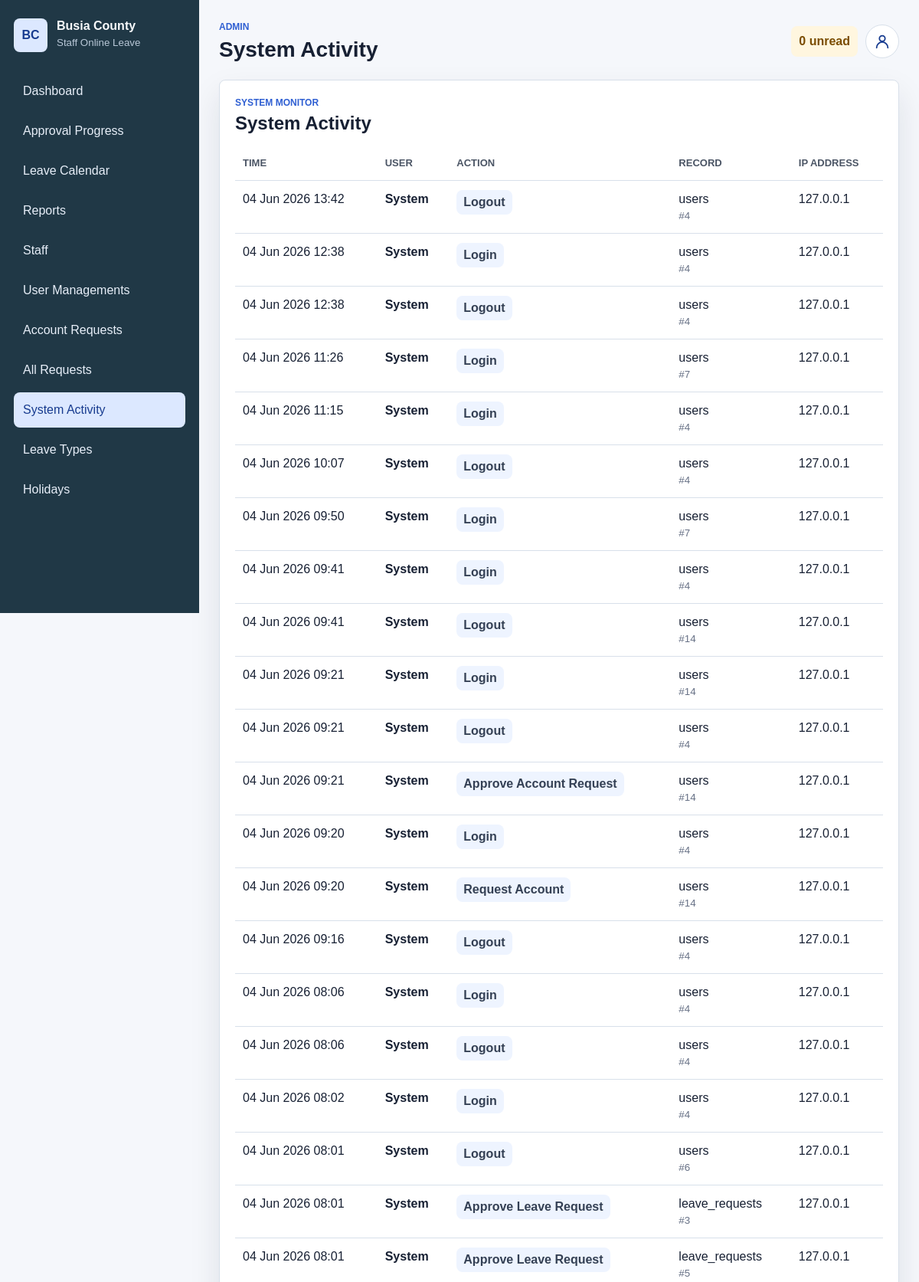
The app's page /index.php?route=admin/activity (signed in, upper part) with its own data.
### tables this page shows
CREATE TABLE users (
  id INT UNSIGNED AUTO_INCREMENT PRIMARY KEY,
  full_name VARCHAR(150) NOT NULL,
  email VARCHAR(150) NOT NULL UNIQUE,
  national_id VARCHAR(50) NULL UNIQUE,
  gender ENUM('male', 'female') NULL,
  password_hash VARCHAR(255) NOT NULL,
  role ENUM('admin', 'employee', 'supervisor', 'hr', 'director') NOT NULL DEFAULT 'employee',
  phone VARCHAR(30) NULL,
  profile_photo_path VARCHAR(255) NULL,
  employment_document_path VARCHAR(255) NULL,
  status ENUM('pending', 'active', 'inactive', 'rejected') NOT NULL DEFAULT 'pending',
  rejection_reason TEXT NULL,
  last_login_at DATETIME NULL,
  must_change_password TINYINT(1) NOT NULL DEFAULT 0,
  failed_login_attempts TINYINT UNSIGNED NOT NULL DEFAULT 0,
  locked_until DATETIME NULL,
  created_at TIMESTAMP NOT NULL DEFAULT CURRENT_TIMESTAMP,
  updated_at TIMESTAMP NULL DEFAULT NULL ON UPDATE CURRENT_TIMESTAMP
);

CREATE TABLE audit_logs (
  id INT UNSIGNED AUTO_INCREMENT PRIMARY KEY,
  user_id INT UNSIGNED NULL,
  action VARCHAR(120) NOT NULL,
  entity_type VARCHAR(80) NULL,
  entity_id INT UNSIGNED NULL,
  ip_address VARCHAR(45) NULL,
  user_agent VARCHAR(255) NULL,
  created_at TIMESTAMP NOT NULL DEFAULT CURRENT_TIMESTAMP,
  KEY idx_audit_logs_user (user_id),
  KEY idx_audit_logs_entity (entity_type, entity_id),
  CONSTRAINT fk_audit_logs_user
    FOREIGN KEY (user_id) REFERENCES users(id) ON DELETE SET NULL
);

### app/helpers.php (called while the page is built, shortened)
<?php
function app_config(?string $key = null, mixed $default = null): mixed
{
    static $config = null;
    if ($config === null) {
        $config = require dirname(__DIR__) . '/config/app.php';
    }
    return $config[$key] ?? $default;
}
function db(): PDO
{
    return Database::connection();
}
function e(?string $value): string
{
    return htmlspecialchars((string) $value, ENT_QUOTES, 'UTF-8');
}
function route_name(): string
{
    $route = $_GET['route'] ?? '';
    $route = trim((string) $route, '/');
    return $route === '' ? 'dashboard' : $route;
}
function url(string $path = ''): string
{
    $path = trim($path, '/');
    $base = rtrim(app_config('base_url', ''), '/');
    $prefix = $base === '' ? '' : $base;
    $frontController = $prefix === '' ? 'index.php' : $prefix . '/index.php';
    return $frontController . ($path === '' ? '' : '?route=' . urlencode($path));
}
function asset(string $path): string
{
    $base = rtrim(app_config('base_url', ''), '/');
    $prefix = $base === '' ? 'assets' : $base . '/assets';
    return $prefix . '/' . ltrim($path, '/');
}
function view(string $view, array $data = []): void
{
    extract($data, EXTR_SKIP);
    require dirname(__DIR__) . '/views/layouts/header.php';
    require dirname(__DIR__) . '/views/' . $view . '.php';
    require dirname(__DIR__) . '/views/layouts/footer.php';
}
function current_user(): ?array
{
    static $loadedUserId = null;
    static $loadedUser = null;
    $userId = (int) $_SESSION['user_id'];
    if ($loadedUserId !== $userId) {
        $loadedUserId = $userId;
        $loadedUser = User::find($userId);
    }
    return $loadedUser;
}
function auth_check(): bool
{
    return current_user() !== null;
}
function require_auth(): void
{
    if (!auth_check()) {
        set_flash('error', 'Please log in to continue.');
        redirect('login');
    }
}
function require_role(array|string $roles): void
{
    require_auth();
}
function status_label(string $status): string
{
    return str_replace(['Hr', 'Ict'], ['HR', 'ICT'], ucwords(str_replace('_', ' ', $status)));
}
function role_label(string $role): string
{
    return str_replace(['Hr', 'Ict'], ['HR', 'ICT'], ucwords(str_replace('_', ' ', $role)));
}

### app/controllers/AdminController.php (called while the page is built, shortened)
<?php
class AdminController
{
    public function activity(): void
    {
        require_role(['admin', 'hr']);
        view('admin/activity', [
            'title' => 'System Activity',
            'logs' => AuditService::recent(),
        ]);
    }
}

### public/index.php (called while the page is built)
<?php
require dirname(__DIR__) . '/app/bootstrap.php';
require dirname(__DIR__) . '/routes/web.php';

### config/app.php (called while the page is built)
<?php
$mailOverrides = is_file(__DIR__ . '/mail.local.php')
    ? require __DIR__ . '/mail.local.php'
    : [];
$smtpOverrides = $mailOverrides['smtp'] ?? [];
unset($mailOverrides['smtp']);
return [
    'name' => 'Busia County Staff Online Leave Application System',
    'hro_confirmation_name' => '',
    'timezone' => 'Africa/Nairobi',
    'base_url' => '',
    'upload_dir' => dirname(__DIR__) . '/uploads/leave-attachments',
    'max_upload_size' => 5 * 1024 * 1024,
    'allowed_upload_extensions' => ['pdf'],
    'profile_photo_dir' => dirname(__DIR__) . '/uploads/profile-photos',
    'profile_photo_max_size' => 10 * 1024 * 1024,
    'profile_photo_extensions' => ['jpg', 'jpeg', 'png', 'webp'],
    'employment_document_dir' => dirname(__DIR__) . '/uploads/employment-documents',
    'employment_document_max_size' => 10 * 1024 * 1024,
    'employment_document_extensions' => ['pdf'],
    'security' => [
        'max_login_attempts' => 3,
        'login_lockout_minutes' => 15,
        'session_timeout_minutes' => 30,
    ],
    'notifications' => [
        'email' => [
            'enabled' => true,
            'transport' => 'smtp',
            'from' => 'testleave040@busiacounty.go.ke',
            'from_name' => 'Busia County Leave System',
            'smtp' => [
                'host' => 'mail.busiacounty.go.ke',
                'port' => 587,
                'encryption' => 'tls',
                'username' => 'testleave040@busiacounty.go.ke',
                'password' => getenv('LEAVE_SMTP_PASSWORD') ?: '',
                'timeout' => 15,
                ...$smtpOverrides,
            ],
            ...$mailOverrides,
        ],
        'sms' => [
            'enabled' => false,
            'gateway_url' => '',
            'api_key' => '',
            'sender' => 'BusiaLeave',
        ],
    ],
];

### app/bootstrap.php (called while the page is built, shortened)
<?php
$config = require dirname(__DIR__) . '/config/app.php';
spl_autoload_register(function (string $class): void {
    $phpMailerPrefix = 'PHPMailer\\PHPMailer\\';
    $directories = [
        dirname(__DIR__) . '/app/models',
        dirname(__DIR__) . '/app/services',
        dirname(__DIR__) . '/app/controllers',
        dirname(__DIR__) . '/app/middleware',
    ];
    foreach ($directories as $directory) {
        $file = $directory . '/' . $class . '.php';
        if (is_file($file)) {
            return;
        }
    }
});
require dirname(__DIR__) . '/app/helpers.php';

### config/database.php (called while the page is built)
<?php
return [
    'host' => '127.0.0.1',
    'database' => 'leave_system',
    'username' => 'root',
    'password' => '',
    'charset' => 'utf8mb4',
];

### app/models/Database.php (called while the page is built)
<?php
class Database
{
    private static ?PDO $connection = null;
    public static function connection(): PDO
    {
        if (self::$connection instanceof PDO) {
            return self::$connection;
        }
        $config = require dirname(__DIR__, 2) . '/config/database.php';
        $dsn = sprintf(
            'mysql:host=%s;dbname=%s;charset=%s',
            $config['host'],
            $config['database'],
            $config['charset']
        );
        self::$connection = new PDO($dsn, $config['username'], $config['password'], [
            PDO::ATTR_ERRMODE => PDO::ERRMODE_EXCEPTION,
            PDO::ATTR_DEFAULT_FETCH_MODE => PDO::FETCH_ASSOC,
            PDO::ATTR_EMULATE_PREPARES => false,
        ]);
        return self::$connection;
    }
}

### app/models/User.php (called while the page is built, shortened)
<?php
class User
{
    public static function find(int $id): ?array
    {
        $stmt = db()->prepare(
            'SELECT u.*, e.id AS employee_id, e.staff_id, e.department_id, e.designation, e.supervisor_id, e.employment_date,
                    d.directorate_id, d.name AS department_name, dir.name AS directorate_name
             FROM users u
             LEFT JOIN employees e ON e.user_id = u.id
             LEFT JOIN departments d ON d.id = e.department_id
             LEFT JOIN directorates dir ON dir.id = d.directorate_id
             WHERE u.id = ?'
        );
        $stmt->execute([$id]);
        $user = $stmt->fetch();
        return $user ?: null;
    }
}

### app/services/NotificationService.php (called while the page is built, shortened)
<?php
class NotificationService
{
    public static function unreadCount(int $userId): int
    {
        $stmt = db()->prepare('SELECT COUNT(*) FROM notifications WHERE user_id = ? AND is_read = 0');
        $stmt->execute([$userId]);
        return (int) $stmt->fetchColumn();
    }
}

### app/services/AuditService.php (called while the page is built, shortened)
<?php
class AuditService
{
    public static function recent(int $limit = 100): array
    {
        $stmt = db()->prepare(
            'SELECT al.*, u.full_name AS actor_name, u.email AS actor_email
             FROM audit_logs al
             LEFT JOIN users u ON u.id = al.user_id
             ORDER BY al.created_at DESC, al.id DESC
             LIMIT ' . max(1, min($limit, 500))
        );
        $stmt->execute();
        return $stmt->fetchAll();
    }
}

### views/admin/activity.php (the view, shortened to what this page needs)
<section class="panel">
    <div class="panel-heading">
        <div>
            <p class="eyebrow">System Monitor</p>
            <h2>System Activity</h2>
        </div>
    </div>
    <div class="table-wrap">
        <table>
            <thead>
            <tr>
                <th>Time</th>
                <th>User</th>
                <th>Action</th>
                <th>Record</th>
                <th>IP Address</th>
            </tr>
            </thead>
            <tbody>
            <?php if (!$logs): ?>
                <tr>
                    <td colspan="5" class="muted">No activity has been recorded yet.</td>
                </tr>
            <?php else: ?>
                <?php foreach ($logs as $log): ?>
                    <tr>
                        <td><?= e(date('d M Y H:i', strtotime($log['created_at']))) ?></td>
                        <td>
                            <strong><?= e($log['actor_name'] ?? 'System') ?></strong>
                        </td>
                        <td><span class="badge"><?= e(status_label($log['action'])) ?></span></td>
                        <td>
                            <?= e($log['entity_type'] ?? 'N/A') ?>
                            <?php if ($log['entity_id']): ?>
                                <small>#<?= (int) $log['entity_id'] ?></small>
                            <?php endif; ?>
                        </td>
                        <td><?= e($log['ip_address'] ?? 'N/A') ?></td>
                    </tr>
                <?php endforeach; ?>
            <?php endif; ?>
            </tbody>
        </table>
    </div>
</section>

### views/layouts/header.php (shortened to what this page needs)
<?php
$pageTitle = $title ?? app_config('name');
$authUser = auth_check() ? current_user() : null;
$unreadNotifications = $authUser ? NotificationService::unreadCount((int) $authUser['id']) : 0;
$activeRoute = route_name();
$profilePhotoUrl = $authUser && !empty($authUser['profile_photo_path'])
    ? url('profile/photo') . '&v=' . urlencode((string) ($authUser['updated_at'] ?? time()))
    : null;
?>
<!doctype html>
<html lang="en">
<head>
    <link rel="stylesheet" href="<?= e(asset('css/styles.css')) ?>">
</head>
<body>
<div class="app-shell">
    <aside class="sidebar" id="site-navigation" data-mobile-sidebar>
        <div class="sidebar-header">
            <a class="brand" href="<?= e(url('dashboard')) ?>">
                <span class="brand-mark">BC</span>
                <span>
                    <strong>Busia County</strong>
                    <small>Staff Online Leave</small>
                </span>
            </a>
        </div>
        <nav class="nav">
            <a class="<?= $activeRoute === 'dashboard' ? 'active' : '' ?>" href="<?= e(url('dashboard')) ?>">Dashboard</a>
            <?php if ($authUser && in_array($authUser['role'], ['admin', 'supervisor'], true)): ?>
                <a class="<?= $activeRoute === 'approvals' ? 'active' : '' ?>" href="<?= e(url('approvals')) ?>"><?= $authUser['role'] === 'admin' ? 'Approval Progress' : 'Approvals' ?></a>
            <?php endif; ?>
            <?php if ($authUser && in_array($authUser['role'], ['admin', 'supervisor', 'hr', 'director'], true)): ?>
                <a class="<?= $activeRoute === 'leave/calendar' ? 'active' : '' ?>" href="<?= e(url('leave/calendar')) ?>">Leave Calendar</a>
                <a class="<?= $activeRoute === 'reports' ? 'active' : '' ?>" href="<?= e(url('reports')) ?>">Reports</a>
            <?php endif; ?>
            <?php if ($authUser && in_array($authUser['role'], ['admin', 'hr'], true)): ?>
                <a class="<?= in_array($activeRoute, ['workers', 'workers/create'], true) ? 'active' : '' ?>" href="<?= e(url('workers')) ?>">Staff</a>
            <?php endif; ?>
            <?php if ($authUser && in_array($authUser['role'], ['admin', 'supervisor', 'hr', 'director'], true)): ?>
                <a class="<?= $activeRoute === 'admin/users' ? 'active' : '' ?>" href="<?= e(url('admin/users')) ?>">User Managements</a>
                <a class="<?= str_starts_with($activeRoute, 'admin/account-requests') ? 'active' : '' ?>" href="<?= e(url('admin/account-requests')) ?>">Account Requests</a>
                <a class="<?= $activeRoute === 'admin/leave-requests' ? 'active' : '' ?>" href="<?= e(url('admin/leave-requests')) ?>">All Requests</a>
            <?php endif; ?>
            <?php if ($authUser && in_array($authUser['role'], ['admin', 'hr'], true)): ?>
                <a class="<?= $activeRoute === 'admin/activity' ? 'active' : '' ?>" href="<?= e(url('admin/activity')) ?>">System Activity</a>
            <?php endif; ?>
            <?php if ($authUser && $authUser['role'] === 'admin'): ?>
                <a class="<?= $activeRoute === 'admin/leave-types' ? 'active' : '' ?>" href="<?= e(url('admin/leave-types')) ?>">Leave Types</a>
                <a class="<?= $activeRoute === 'admin/holidays' ? 'active' : '' ?>" href="<?= e(url('admin/holidays')) ?>">Holidays</a>
            <?php endif; ?>
        </nav>
    </aside>
    <main class="main">
        <header class="topbar">
            <div class="topbar-title">
                <div>
                    <p class="eyebrow"><?= e(role_label($authUser['role'] ?? 'guest')) ?></p>
                    <h1><?= e($pageTitle) ?></h1>
                </div>
            </div>
            <?php if ($authUser): ?>
                <div class="topbar-actions">
                    <span class="notification-pill"><?= $unreadNotifications ?> unread</span>
                    <div class="account-menu-wrap">
                        <button class="account-icon-btn" type="button" aria-label="Open account profile" aria-expanded="false" aria-controls="account-profile-menu" data-account-toggle>
                            <?php if ($profilePhotoUrl): ?>
                                <img src="<?= e($profilePhotoUrl) ?>" alt="">
                            <?php else: ?>
                                <svg aria-hidden="true" viewBox="0 0 24 24" focusable="false">
                                    <path d="M12 12c2.21 0 4-1.79 4-4s-1.79-4-4-4-4 1.79-4 4 1.79 4 4 4Z"></path>
                                    <path d="M20 21a8 8 0 0 0-16 0"></path>
                                </svg>
                            <?php endif; ?>
                        </button>
                    </div>
                </div>
            <?php endif; ?>
        </header>

### records on screen
users: role "ADMIN"
audit_logs: created_at "04 Jun 2026 13:42", actor_name "System", action "Logout", entity_type "users", entity "4", ip_address "127.0.0.1"
audit_logs: created_at "04 Jun 2026 12:38", actor_name "System", action "Login", entity_type "users", entity "4", ip_address "127.0.0.1"
audit_logs: created_at "04 Jun 2026 12:38", actor_name "System", action "Logout", entity_type "users", entity "4", ip_address "127.0.0.1"
audit_logs: created_at "04 Jun 2026 11:26", actor_name "System", action "Login", entity_type "users", entity "7", ip_address "127.0.0.1"
audit_logs: created_at "04 Jun 2026 11:15", actor_name "System", action "Login", entity_type "users", entity "4", ip_address "127.0.0.1"
audit_logs: created_at "04 Jun 2026 10:07", actor_name "System", action "Logout", entity_type "users", entity "4", ip_address "127.0.0.1"
audit_logs: created_at "04 Jun 2026 09:50", actor_name "System", action "Login", entity_type "users", entity "7", ip_address "127.0.0.1"
audit_logs: created_at "04 Jun 2026 09:41", actor_name "System", action "Login", entity_type "users", entity "4", ip_address "127.0.0.1"
audit_logs: created_at "04 Jun 2026 09:41", actor_name "System", action "Logout", entity_type "users", entity "14", ip_address "127.0.0.1"
audit_logs: created_at "04 Jun 2026 09:21", actor_name "System", action "Login", entity_type "users", entity "14", ip_address "127.0.0.1"
audit_logs: created_at "04 Jun 2026 09:21", actor_name "System", action "Logout", entity_type "users", entity "4", ip_address "127.0.0.1"
audit_logs: created_at "04 Jun 2026 09:21", actor_name "System", action "Approve Account Request", entity_type "users", entity "14", ip_address "127.0.0.1"
audit_logs: created_at "04 Jun 2026 09:20", actor_name "System", action "Login", entity_type "users", entity "4", ip_address "127.0.0.1"
audit_logs: created_at "04 Jun 2026 09:20", actor_name "System", action "Request Account", entity_type "users", entity "14", ip_address "127.0.0.1"
audit_logs: created_at "04 Jun 2026 09:16", actor_name "System", action "Logout", entity_type "users", entity "4", ip_address "127.0.0.1"
audit_logs: created_at "04 Jun 2026 08:06", actor_name "System", action "Login", entity_type "users", entity "4", ip_address "127.0.0.1"
audit_logs: created_at "04 Jun 2026 08:06", actor_name "System", action "Logout", entity_type "users", entity "4", ip_address "127.0.0.1"
audit_logs: created_at "04 Jun 2026 08:02", actor_name "System", action "Login", entity_type "users", entity "4", ip_address "127.0.0.1"
audit_logs: created_at "04 Jun 2026 08:01", actor_name "System", action "Logout", entity_type "users", entity "6", ip_address "127.0.0.1"
audit_logs: created_at "04 Jun 2026 08:01", actor_name "System", action "Approve Leave Request", entity_type "leave_requests", entity "3", ip_address "127.0.0.1"
audit_logs: created_at "04 Jun 2026 08:01", actor_name "System", action "Approve Leave Request", entity_type "leave_requests", entity "5", ip_address "127.0.0.1"

### other values on screen
$pageTitle "System Activity"
$unreadNotifications "0"
